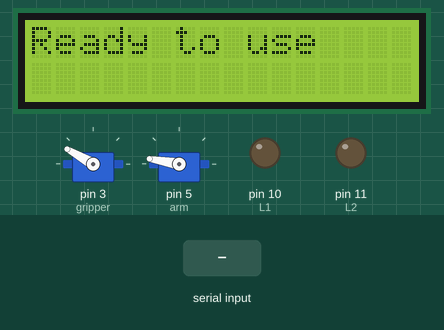
Bench run of a sketch on a simulated Arduino Nano, built with avr-gcc and run on an emulated ATmega328P. On the bench: 16×2 character LCD, 2 × servo, output pins drawn as LEDs (lit = HIGH). The test bench sets the inputs (shaded band). Pins used as bus, display or sensor lines are not drawn; what the sketch prints to the serial monitor is not drawn.

Above: at 15.0 s.
15.1 s: "W" received over Serial
At 15.25 s:
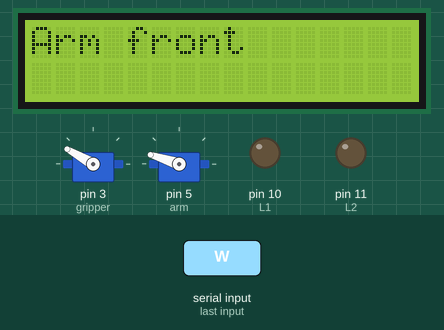
17.5 s: byte 85 ('U') received over Serial
At 19.0 s:
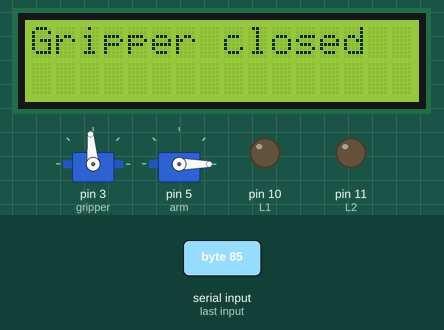
20.0 s: "F" received over Serial
At 20.9 s:
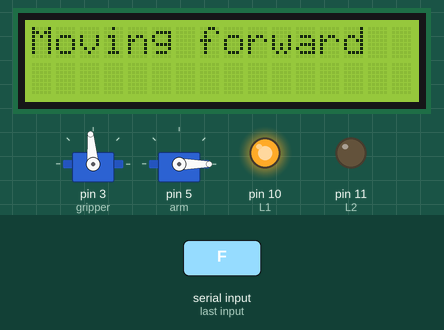
21.5 s: byte 119 ('w') received over Serial
At 21.65 s:
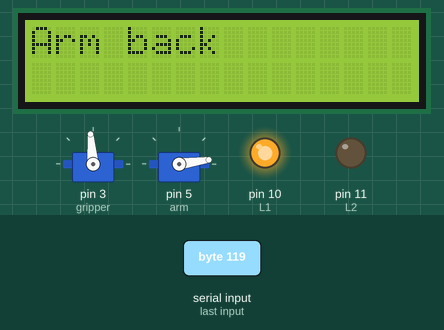
23.9 s: byte 117 ('u') received over Serial
At 26.1 s:
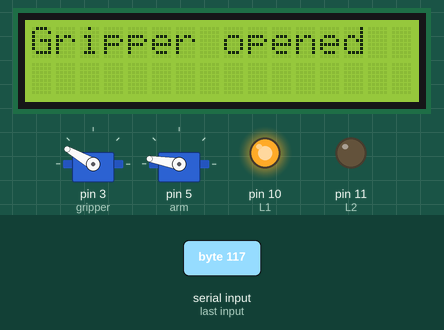
26.4 s: "B" received over Serial
At 27.0 s:
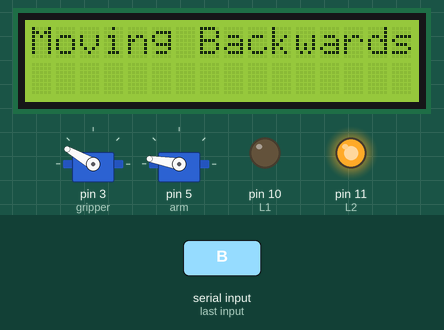
Timing chart, 0 to 28.9 s (numbered marks = the images above; inputs shaded):
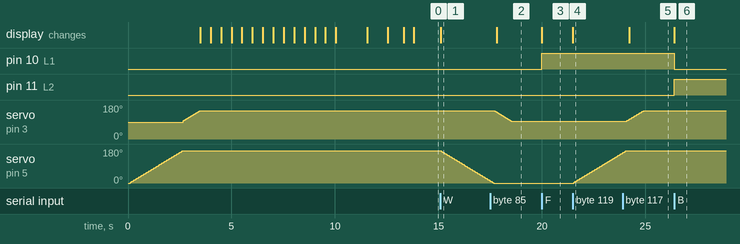

The sketch:

update.ino
```cpp
//including the libries needed
#include <LiquidCrystal.h>
#include <Servo.h>

//defining LCD pins.
const int rs = 2, en = 4, d4 = 7, d5 = 8, d6 = 12, d7 = 13;
LiquidCrystal lcd(rs, en, d4, d5, d6, d7);
int a = 0;

byte wheelone[8] = {
  B00001,
  B00010,
  B00010,
  B11111,
  B01100,
  B10010,
  B10010,
  B01100
};
byte wheeltwo[8] = {
  B00000,
  B00000,
  B00000,
  B11111,
  B00110,
  B01001,
  B01001,
  B00110
};

byte armopen[8] = {
  B00000,
  B00000,
  B00000,
  B00000,
  B01110,
  B00010,
  B01110,
  B00001
};

byte armclose[8] = {
  B00000,
  B00000,
  B00000,
  B00000,
  B01110,
  B11010,
  B01110,
  B00001
};


//defining motor pins.
#define L1 10
#define L2 11
#define R1 9
#define R2 6

//definifing servos
Servo gripper;
Servo arm;
#define closed 95 //gripper
#define opened 150 //gripper
#define catching 100 //gripper
#define back 170 //arm
#define front 0 //arm

//defining ultrasonic pins.
#define trig A3
#define echo A4


//definig sensor pins.
#define L A2
#define middle A1
#define R A0

//defining buzzer pin.
#define buzzer A7

int velocityLF = 0;
int velocityRF = 0;
int velocityLB = 0;
int velocityRB = 0;

long duration, cm;
int x = 0;
char s;

void opengrip() {
  for (int pos = closed; pos <= opened; pos += 1) {
    gripper.write(pos);
    delay(15);
  }
}
void closegrip() {
  for (int pos = opened; pos >= closed; pos -= 1) {
    gripper.write(pos);
    delay(15);
  }
}
void catchgrip() {
  for (int pos = opened; pos >= catching; pos -= 1) {
    gripper.write(pos);
    delay(15);
  }
}
void armfront() {

  for (int pos = back; pos >= front; pos -= 1) {
    arm.write(pos);
    delay(15);
  }
}
void armback() {
  for (int pos = front; pos <= back; pos += 1) {
    arm.write(pos);
    delay(15);
  }
}

void proceed(int velocityLF, int velocityLB, int velocityRF, int velocityRB) {
  analogWrite(L1, velocityLF);
  analogWrite(L2, velocityLB);

  analogWrite(R1, velocityRF);
  analogWrite(R2, velocityRB);
}

void linefollow() {
  //middle
  if (digitalRead(middle) == HIGH && digitalRead(L) == LOW  && digitalRead(R) == LOW) {
    proceed(255, 0, 255, 0);
  }

  //left
  else if (digitalRead(middle) == LOW && digitalRead(L) == HIGH && digitalRead(R) == LOW) {
    proceed(0, 255, 255, 0);
    x == 1;

  }
  //Right
  else if (digitalRead(middle) == LOW && digitalRead(L) == LOW && digitalRead(R) == HIGH) {
    proceed(255, 0, 0, 255);
    x == 2;
  }
  else {
    if (x == 1) {
      proceed(0, 255, 255, 0);
    }
    else if (x == 2) {
      proceed(255, 0, 0, 255);
    }
  }
}

void distnace() {
  digitalWrite(trig, LOW);
  digitalWrite(trig, HIGH);
  digitalWrite(trig, LOW);
  duration = pulseIn(echo, HIGH);
  cm = (duration / 2) / 29.1;
  cm = constrain(cm, 8, 400);
}

void LCDdisplay() {
  for (int i = 0; i < 6; i++) {
    lcd.setCursor(i, 0);
    lcd.print("I'M BOR3I");
    lcd.setCursor(i + 9, 0);
    if (a % 2 == 0) {
      lcd.write(byte(3));
    }
    else
      lcd.write(byte(4));
    lcd.setCursor(i + 9, 1);
    lcd.write(byte(0));
    lcd.setCursor(i + 10, 1);
    lcd.write(byte(1));
    delay(500);
    lcd.clear();
    a++;
  }
  for (int i = 5; i > -1; i--) {
    lcd.setCursor(i, 0);
    lcd.print("I'M BOR3I");
    lcd.setCursor(i + 9, 0);
    if (a % 2 == 0) {
      lcd.write(byte(3));
    }
    else
      lcd.write(byte(4));
    lcd.setCursor(i + 9, 1);
    lcd.write(byte(0));
    lcd.setCursor(i + 10, 1);
    lcd.write(byte(1));
    delay(500);
    lcd.clear();
    a++;
  }
  lcd.clear();
  lcd.setCursor(0, 0);
  lcd.print("Made by:");
  delay(500);
  lcd.clear();
  lcd.setCursor(0, 0);
  lcd.print("Youssef Attia");
  lcd.setCursor(0, 1);
  lcd.print("16105131");
  delay(1500);
  lcd.clear();
  lcd.setCursor(0, 0);
  lcd.print("Youssra Adel");
  lcd.setCursor(0, 1);
  lcd.print("16106054");
  delay(1000);
  lcd.clear();
  lcd.setCursor(0, 0);
  lcd.print("Ziad El-Tohamy");
  lcd.setCursor(0, 1);
  lcd.print("16104846");
  delay(750);
  lcd.clear();
  lcd.setCursor(0, 0);
  lcd.print("Abdallah Aly");
  lcd.setCursor(0, 1);
  lcd.print("16105849");
  delay(500);
  lcd.clear();
  lcd.print("Ready to use");
}

void setup() {
  Serial.begin(115200);
  lcd.begin(16, 2);
  lcd.createChar(0, wheelone);
  lcd.createChar(1, wheeltwo);
  lcd.createChar(3, armopen);
  lcd.createChar(4, armclose);
  pinMode(L, INPUT);
  pinMode(middle, INPUT);
  pinMode(R, INPUT);
  pinMode(L1, OUTPUT);
  pinMode(L2, OUTPUT);
  pinMode(R1, OUTPUT);
  pinMode(R2, OUTPUT);
  pinMode(buzzer, OUTPUT);
  pinMode(trig, OUTPUT);
  pinMode(echo, INPUT);
  gripper.attach(3);
  arm.attach(5);
  armback();
  opengrip();
  LCDdisplay();
}

void loop() {
  while (!Serial.available());
  s =  Serial.read();
  switch (s) {
    //Forwrad case
    case 'F':
      lcd.clear();
      lcd.setCursor(0, 0);
      lcd.print("Moving forward");
      Serial.println("i am here");
      proceed(255,  0, 255, 0);
      break;
    //Back case
    case 'B':
      lcd.clear();
      lcd.setCursor(0, 0);
      lcd.print("Moving Backwards");
      proceed(0, 255, 0, 255);
      break;
    //Right case
    case 'R':
      lcd.clear();
      lcd.setCursor(0, 0);
      lcd.print("Moving Right");
      proceed(255, 0, 0, 0);
      break;
    //Left case
    case 'L':
      lcd.clear();
      lcd.setCursor(0, 0);
      lcd.print("Moving Left");
      proceed(0, 0, 255, 0);
      break;
    //Fowrad Right case
    case 'I':
      lcd.clear();
      lcd.setCursor(0, 0);
      lcd.print("Moving forward left");
      proceed(255, 0, 90, 0);
      break;
    //Forwad Left case
    case 'G':
      lcd.clear();
      lcd.setCursor(0, 0);
      lcd.print("Moving forward Right ");
      proceed(90, 0, 255, 0);
      break;
    //Back Right case
    case 'J':
      lcd.clear();
      lcd.setCursor(0, 0);
      lcd.print("Moving backwards left tilt");
      proceed(0, 255, 0, 90);
      break;
    //Back Left case
    case 'H':
      lcd.clear();
      lcd.setCursor(0, 0);
      lcd.print("Moving backwards right tilt");
      proceed(0, 90, 0, 255);
      break;
    //stopping case
    case 'S':
      lcd.clear();
      lcd.setCursor(0, 0);
      lcd.print("Stoping");
      proceed(255, 255, 255, 255);
      delay(15);
      proceed(0, 0, 0, 0);
      break;
    //arm front
    case 'W':
      lcd.clear();
      lcd.setCursor(0, 0);
      lcd.print("Arm front");
      armfront();
      break;
    //arm back
    case 'w':
      lcd.clear();
      lcd.setCursor(0, 0);
      lcd.print("Arm back");
      armback();
      break;
    //gripper close
    case 'U':
      lcd.clear();
      lcd.setCursor(0, 0);
      lcd.print("Gripper closed");
      closegrip();
      break;
    //gripper opened
    case 'u':
      lcd.clear();
      lcd.setCursor(0, 0);
      lcd.print("Gripper opened");
      opengrip();
      break;
    case 'X':
      lcd.clear();
      lcd.setCursor(0, 0);
      lcd.print("Autonomous mode");
      do {
        distnace();
        if (cm <= 17) {
          lcd.clear();
          lcd.setCursor(0, 0);
          lcd.print("Obstacle found!");
          proceed(255, 255, 255, 255);
          delay(15);
          proceed(0, 0, 0, 0);
          armfront();
          closegrip();
          armback();
          opengrip();
        }
        else
          linefollow();
        s =  Serial.read();
      } while (s != 'x');
      break;
  }
}
```

Measured:
- after the input at 15.1 s, servo on pin 5 (arm): moves from 170° to 12° over 2.4 s, starting at once; the display: changes at once (image 1)
- after the input at 17.5 s, servo on pin 3 (gripper): moves from 150° to 95° over 0.81 s, starting after 0.20 s; the display: changes after 0.32 s (image 2)
- after the input at 20.0 s, pin 10 (L1): LOW → HIGH at once; the display: changes at once (image 3)
- after the input at 21.5 s, servo on pin 5 (arm): moves from 0° to 158° over 2.4 s, starting at once; the display: changes at once (image 4)
- after the input at 23.9 s, servo on pin 3 (gripper): moves from 95° to 150° over 0.81 s, starting after 0.20 s; the display: changes after 0.32 s (image 5)
- after the input at 26.4 s, pin 10 (L1): HIGH → LOW at once; pin 11 (L2): LOW → HIGH at once; the display: changes at once (image 6)
